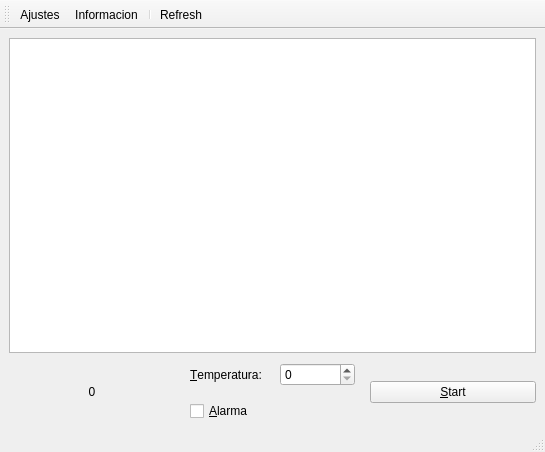
<?xml version="1.0" encoding="UTF-8"?>
<ui version="4.0">
 <class>MainWindow</class>
 <widget class="QMainWindow" name="MainWindow">
  <property name="geometry">
   <rect>
    <x>0</x>
    <y>0</y>
    <width>545</width>
    <height>452</height>
   </rect>
  </property>
  <property name="windowTitle">
   <string>MainWindow</string>
  </property>
  <property name="windowIcon">
   <iconset resource="recursosExternos.qrc">
    <normaloff>:/iconos/recursos/thermometer.png</normaloff>:/iconos/recursos/thermometer.png</iconset>
  </property>
  <widget class="QWidget" name="centralwidget">
   <layout class="QVBoxLayout" name="verticalLayout_3">
    <item>
     <layout class="QVBoxLayout" name="verticalLayout_2">
      <property name="spacing">
       <number>10</number>
      </property>
      <item>
       <widget class="PlotWidget" name="graphicsView"/>
      </item>
      <item>
       <layout class="QHBoxLayout" name="horizontalLayout_3" stretch="0,0,0">
        <property name="spacing">
         <number>15</number>
        </property>
        <item>
         <widget class="QLabel" name="label_temperatura">
          <property name="layoutDirection">
           <enum>Qt::LeftToRight</enum>
          </property>
          <property name="autoFillBackground">
           <bool>false</bool>
          </property>
          <property name="text">
           <string>0</string>
          </property>
          <property name="alignment">
           <set>Qt::AlignCenter</set>
          </property>
         </widget>
        </item>
        <item>
         <layout class="QVBoxLayout" name="verticalLayout">
          <item>
           <layout class="QHBoxLayout" name="horizontalLayout">
            <item>
             <widget class="QLabel" name="label_tempe_max">
              <property name="text">
               <string>&amp;Temperatura: </string>
              </property>
              <property name="buddy">
               <cstring>spinBox_tempe_max</cstring>
              </property>
             </widget>
            </item>
            <item>
             <widget class="QSpinBox" name="spinBox_tempe_max"/>
            </item>
           </layout>
          </item>
          <item>
           <layout class="QHBoxLayout" name="horizontalLayout_2">
            <item>
             <widget class="QCheckBox" name="checkBox_alarma">
              <property name="layoutDirection">
               <enum>Qt::LeftToRight</enum>
              </property>
              <property name="text">
               <string>&amp;Alarma </string>
              </property>
             </widget>
            </item>
           </layout>
          </item>
         </layout>
        </item>
        <item>
         <widget class="QPushButton" name="pushButton_Iniciar">
          <property name="text">
           <string>&amp;Start</string>
          </property>
         </widget>
        </item>
       </layout>
      </item>
     </layout>
    </item>
   </layout>
  </widget>
  <widget class="QMenuBar" name="menubar">
   <property name="geometry">
    <rect>
     <x>0</x>
     <y>0</y>
     <width>545</width>
     <height>25</height>
    </rect>
   </property>
  </widget>
  <widget class="QStatusBar" name="statusbar"/>
  <widget class="QToolBar" name="toolBar">
   <property name="windowTitle">
    <string>toolBar</string>
   </property>
   <attribute name="toolBarArea">
    <enum>TopToolBarArea</enum>
   </attribute>
   <attribute name="toolBarBreak">
    <bool>false</bool>
   </attribute>
   <addaction name="actionAjustes"/>
   <addaction name="actionInformacion"/>
   <addaction name="separator"/>
   <addaction name="actionRefresh"/>
  </widget>
  <action name="actionAjustes">
   <property name="icon">
    <iconset resource="recursosExternos.qrc">
     <normaloff>:/iconos/recursos/ajustes.png</normaloff>:/iconos/recursos/ajustes.png</iconset>
   </property>
   <property name="text">
    <string>Ajustes</string>
   </property>
   <property name="toolTip">
    <string>cambios de interfaz </string>
   </property>
  </action>
  <action name="actionInformacion">
   <property name="icon">
    <iconset resource="recursosExternos.qrc">
     <normaloff>:/iconos/recursos/icons8-acerca-de-100.png</normaloff>:/iconos/recursos/icons8-acerca-de-100.png</iconset>
   </property>
   <property name="text">
    <string>Informacion</string>
   </property>
   <property name="toolTip">
    <string>informacion acerca del programa</string>
   </property>
  </action>
  <action name="actionRefresh">
   <property name="icon">
    <iconset resource="recursosExternos.qrc">
     <normaloff>:/iconos/recursos/refrescar.png</normaloff>:/iconos/recursos/refrescar.png</iconset>
   </property>
   <property name="text">
    <string>Refresh</string>
   </property>
   <property name="toolTip">
    <string>refrescar</string>
   </property>
  </action>
 </widget>
 <customwidgets>
  <customwidget>
   <class>PlotWidget</class>
   <extends>QGraphicsView</extends>
   <header>pyqtgraph.h</header>
  </customwidget>
 </customwidgets>
 <resources>
  <include location="recursosExternos.qrc"/>
 </resources>
 <connections/>
</ui>
